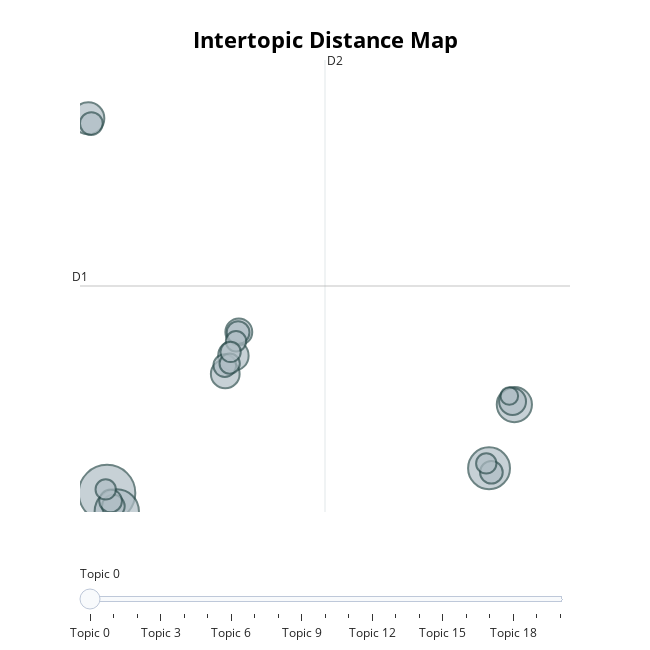

The code cell stored with this chart in its notebook:
### Markdown cell above
# Visualization

### Code cell
# run this cell to visualize the topics
grph2 = topic_model.visualize_topics()
grph2

### Figure 1 — Plotly figure (JSON) as saved in the notebook; plotly's stock layout.template omitted (floating-point values rounded to 4 significant figures)
{"data": [{"customdata": [[0, "states | government | united | congress | public", 31], [1, "states | government | united | congress | public", 19], [2, "america | american | americans | jobs | tonight", 17], [3, "world | new | president | american | america", 12], [4, "government | work | great | public | law", 10], [5, "states | government | congress | united | public", 9], [6, "world | soviet | nations | peace | war", 8], [7, "people | jobs | year | work | american", 7], [8, "government | law | states | gold | united", 7], [9, "bank | public | states | government | country", 5], [10, "federal | tax | people | america | budget", 5], [11, "national | federal | reduction | public | ought", 5], [12, "world | economic | federal | program | freedom", 5], [13, "year | government | states | united | congress", 5], [14, "government | states | public | united | country", 5], [15, "states | government | united | public | law", 4], [16, "america | iraq | americans | people | world", 4], [17, "states | government | united | constitution | congress", 4], [18, "year | states | united | government | great", 4], [19, "information | provision | public | united | proper", 4], [20, "ask | new | world | help | americans", 3]], "hovertemplate": "<b>Topic %{customdata[0]}</b><br>%{customdata[1]}<br>Size: %{customdata[2]}", "legendgroup": "", "marker": {"color": "#B0BEC5", "line": {"color": "DarkSlateGrey", "width": 2}, "size": [31, 19, 17, 12, 10, 9, 8, 7, 7, 5, 5, 5, 5, 5, 5, 4, 4, 4, 4, 4, 3], "sizemode": "area", "sizeref": 0.01937, "symbol": "circle"}, "mode": "markers", "name": "", "orientation": "v", "showlegend": false, "type": "scatter", "x": [-3.056, -2.236, 29.03, 31.16, -4.631, 7.558, 6.875, 31.01, 8.015, -2.524, 29.23, -4.374, 6.837, 7.956, -2.757, 7.246, 28.8, -3.168, 7.781, 7.324, 30.74], "xaxis": "x", "y": [0.684, -0.2092, 1.899, 5.014, 19.02, 7.411, 6.516, 5.165, 8.572, 0.04424, 1.705, 18.76, 6.924, 8.54, 0.3016, 7.02, 2.135, 0.864, 8.114, 7.59, 5.437], "yaxis": "y"}], "layout": {"annotations": [{"showarrow": false, "text": "D1", "x": -5.326, "y": 10.82, "yshift": 10}, {"showarrow": false, "text": "D2", "x": 15.25, "xshift": 10, "y": 21.88}], "height": 650, "hoverlabel": {"bgcolor": "white", "font": {"family": "Rockwell", "size": 16}}, "legend": {"itemsizing": "constant", "tracegroupgap": 0}, "margin": {"t": 60}, "shapes": [{"line": {"color": "#CFD8DC", "width": 2}, "type": "line", "x0": 15.25, "x1": 15.25, "y0": -0.2406, "y1": 21.88}, {"line": {"color": "#9E9E9E", "width": 2}, "type": "line", "x0": -5.326, "x1": 35.83, "y0": 10.82, "y1": 10.82}], "sliders": [{"active": 0, "pad": {"t": 50}, "steps": [{"args": [{"marker.color": [["red", "#B0BEC5", "#B0BEC5", "#B0BEC5", "#B0BEC5", "#B0BEC5", "#B0BEC5", "#B0BEC5", "#B0BEC5", "#B0BEC5", "#B0BEC5", "#B0BEC5", "#B0BEC5", "#B0BEC5", "#B0BEC5", "#B0BEC5", "#B0BEC5", "#B0BEC5", "#B0BEC5", "#B0BEC5", "#B0BEC5"]]}], "label": "Topic 0", "method": "update"}, {"args": [{"marker.color": [["#B0BEC5", "red", "#B0BEC5", "#B0BEC5", "#B0BEC5", "#B0BEC5", "#B0BEC5", "#B0BEC5", "#B0BEC5", "#B0BEC5", "#B0BEC5", "#B0BEC5", "#B0BEC5", "#B0BEC5", "#B0BEC5", "#B0BEC5", "#B0BEC5", "#B0BEC5", "#B0BEC5", "#B0BEC5", "#B0BEC5"]]}], "label": "Topic 1", "method": "update"}, {"args": [{"marker.color": [["#B0BEC5", "#B0BEC5", "red", "#B0BEC5", "#B0BEC5", "#B0BEC5", "#B0BEC5", "#B0BEC5", "#B0BEC5", "#B0BEC5", "#B0BEC5", "#B0BEC5", "#B0BEC5", "#B0BEC5", "#B0BEC5", "#B0BEC5", "#B0BEC5", "#B0BEC5", "#B0BEC5", "#B0BEC5", "#B0BEC5"]]}], "label": "Topic 2", "method": "update"}, {"args": [{"marker.color": [["#B0BEC5", "#B0BEC5", "#B0BEC5", "red", "#B0BEC5", "#B0BEC5", "#B0BEC5", "#B0BEC5", "#B0BEC5", "#B0BEC5", "#B0BEC5", "#B0BEC5", "#B0BEC5", "#B0BEC5", "#B0BEC5", "#B0BEC5", "#B0BEC5", "#B0BEC5", "#B0BEC5", "#B0BEC5", "#B0BEC5"]]}], "label": "Topic 3", "method": "update"}, {"args": [{"marker.color": [["#B0BEC5", "#B0BEC5", "#B0BEC5", "#B0BEC5", "red", "#B0BEC5", "#B0BEC5", "#B0BEC5", "#B0BEC5", "#B0BEC5", "#B0BEC5", "#B0BEC5", "#B0BEC5", "#B0BEC5", "#B0BEC5", "#B0BEC5", "#B0BEC5", "#B0BEC5", "#B0BEC5", "#B0BEC5", "#B0BEC5"]]}], "label": "Topic 4", "method": "update"}, {"args": [{"marker.color": [["#B0BEC5", "#B0BEC5", "#B0BEC5", "#B0BEC5", "#B0BEC5", "red", "#B0BEC5", "#B0BEC5", "#B0BEC5", "#B0BEC5", "#B0BEC5", "#B0BEC5", "#B0BEC5", "#B0BEC5", "#B0BEC5", "#B0BEC5", "#B0BEC5", "#B0BEC5", "#B0BEC5", "#B0BEC5", "#B0BEC5"]]}], "label": "Topic 5", "method": "update"}, {"args": [{"marker.color": [["#B0BEC5", "#B0BEC5", "#B0BEC5", "#B0BEC5", "#B0BEC5", "#B0BEC5", "red", "#B0BEC5", "#B0BEC5", "#B0BEC5", "#B0BEC5", "#B0BEC5", "#B0BEC5", "#B0BEC5", "#B0BEC5", "#B0BEC5", "#B0BEC5", "#B0BEC5", "#B0BEC5", "#B0BEC5", "#B0BEC5"]]}], "label": "Topic 6", "method": "update"}, {"args": [{"marker.color": [["#B0BEC5", "#B0BEC5", "#B0BEC5", "#B0BEC5", "#B0BEC5", "#B0BEC5", "#B0BEC5", "red", "#B0BEC5", "#B0BEC5", "#B0BEC5", "#B0BEC5", "#B0BEC5", "#B0BEC5", "#B0BEC5", "#B0BEC5", "#B0BEC5", "#B0BEC5", "#B0BEC5", "#B0BEC5", "#B0BEC5"]]}], "label": "Topic 7", "method": "update"}, {"args": [{"marker.color": [["#B0BEC5", "#B0BEC5", "#B0BEC5", "#B0BEC5", "#B0BEC5", "#B0BEC5", "#B0BEC5", "#B0BEC5", "red", "#B0BEC5", "#B0BEC5", "#B0BEC5", "#B0BEC5", "#B0BEC5", "#B0BEC5", "#B0BEC5", "#B0BEC5", "#B0BEC5", "#B0BEC5", "#B0BEC5", "#B0BEC5"]]}], "label": "Topic 8", "method": "update"}, {"args": [{"marker.color": [["#B0BEC5", "#B0BEC5", "#B0BEC5", "#B0BEC5", "#B0BEC5", "#B0BEC5", "#B0BEC5", "#B0BEC5", "#B0BEC5", "red", "#B0BEC5", "#B0BEC5", "#B0BEC5", "#B0BEC5", "#B0BEC5", "#B0BEC5", "#B0BEC5", "#B0BEC5", "#B0BEC5", "#B0BEC5", "#B0BEC5"]]}], "label": "Topic 9", "method": "update"}, {"args": [{"marker.color": [["#B0BEC5", "#B0BEC5", "#B0BEC5", "#B0BEC5", "#B0BEC5", "#B0BEC5", "#B0BEC5", "#B0BEC5", "#B0BEC5", "#B0BEC5", "red", "#B0BEC5", "#B0BEC5", "#B0BEC5", "#B0BEC5", "#B0BEC5", "#B0BEC5", "#B0BEC5", "#B0BEC5", "#B0BEC5", "#B0BEC5"]]}], "label": "Topic 10", "method": "update"}, {"args": [{"marker.color": [["#B0BEC5", "#B0BEC5", "#B0BEC5", "#B0BEC5", "#B0BEC5", "#B0BEC5", "#B0BEC5", "#B0BEC5", "#B0BEC5", "#B0BEC5", "#B0BEC5", "red", "#B0BEC5", "#B0BEC5", "#B0BEC5", "#B0BEC5", "#B0BEC5", "#B0BEC5", "#B0BEC5", "#B0BEC5", "#B0BEC5"]]}], "label": "Topic 11", "method": "update"}, {"args": [{"marker.color": [["#B0BEC5", "#B0BEC5", "#B0BEC5", "#B0BEC5", "#B0BEC5", "#B0BEC5", "#B0BEC5", "#B0BEC5", "#B0BEC5", "#B0BEC5", "#B0BEC5", "#B0BEC5", "red", "#B0BEC5", "#B0BEC5", "#B0BEC5", "#B0BEC5", "#B0BEC5", "#B0BEC5", "#B0BEC5", "#B0BEC5"]]}], "label": "Topic 12", "method": "update"}, {"args": [{"marker.color": [["#B0BEC5", "#B0BEC5", "#B0BEC5", "#B0BEC5", "#B0BEC5", "#B0BEC5", "#B0BEC5", "#B0BEC5", "#B0BEC5", "#B0BEC5", "#B0BEC5", "#B0BEC5", "#B0BEC5", "red", "#B0BEC5", "#B0BEC5", "#B0BEC5", "#B0BEC5", "#B0BEC5", "#B0BEC5", "#B0BEC5"]]}], "label": "Topic 13", "method": "update"}, {"args": [{"marker.color": [["#B0BEC5", "#B0BEC5", "#B0BEC5", "#B0BEC5", "#B0BEC5", "#B0BEC5", "#B0BEC5", "#B0BEC5", "#B0BEC5", "#B0BEC5", "#B0BEC5", "#B0BEC5", "#B0BEC5", "#B0BEC5", "red", "#B0BEC5", "#B0BEC5", "#B0BEC5", "#B0BEC5", "#B0BEC5", "#B0BEC5"]]}], "label": "Topic 14", "method": "update"}, {"args": [{"marker.color": [["#B0BEC5", "#B0BEC5", "#B0BEC5", "#B0BEC5", "#B0BEC5", "#B0BEC5", "#B0BEC5", "#B0BEC5", "#B0BEC5", "#B0BEC5", "#B0BEC5", "#B0BEC5", "#B0BEC5", "#B0BEC5", "#B0BEC5", "red", "#B0BEC5", "#B0BEC5", "#B0BEC5", "#B0BEC5", "#B0BEC5"]]}], "label": "Topic 15", "method": "update"}, {"args": [{"marker.color": [["#B0BEC5", "#B0BEC5", "#B0BEC5", "#B0BEC5", "#B0BEC5", "#B0BEC5", "#B0BEC5", "#B0BEC5", "#B0BEC5", "#B0BEC5", "#B0BEC5", "#B0BEC5", "#B0BEC5", "#B0BEC5", "#B0BEC5", "#B0BEC5", "red", "#B0BEC5", "#B0BEC5", "#B0BEC5", "#B0BEC5"]]}], "label": "Topic 16", "method": "update"}, {"args": [{"marker.color": [["#B0BEC5", "#B0BEC5", "#B0BEC5", "#B0BEC5", "#B0BEC5", "#B0BEC5", "#B0BEC5", "#B0BEC5", "#B0BEC5", "#B0BEC5", "#B0BEC5", "#B0BEC5", "#B0BEC5", "#B0BEC5", "#B0BEC5", "#B0BEC5", "#B0BEC5", "red", "#B0BEC5", "#B0BEC5", "#B0BEC5"]]}], "label": "Topic 17", "method": "update"}, {"args": [{"marker.color": [["#B0BEC5", "#B0BEC5", "#B0BEC5", "#B0BEC5", "#B0BEC5", "#B0BEC5", "#B0BEC5", "#B0BEC5", "#B0BEC5", "#B0BEC5", "#B0BEC5", "#B0BEC5", "#B0BEC5", "#B0BEC5", "#B0BEC5", "#B0BEC5", "#B0BEC5", "#B0BEC5", "red", "#B0BEC5", "#B0BEC5"]]}], "label": "Topic 18", "method": "update"}, {"args": [{"marker.color": [["#B0BEC5", "#B0BEC5", "#B0BEC5", "#B0BEC5", "#B0BEC5", "#B0BEC5", "#B0BEC5", "#B0BEC5", "#B0BEC5", "#B0BEC5", "#B0BEC5", "#B0BEC5", "#B0BEC5", "#B0BEC5", "#B0BEC5", "#B0BEC5", "#B0BEC5", "#B0BEC5", "#B0BEC5", "red", "#B0BEC5"]]}], "label": "Topic 19", "method": "update"}, {"args": [{"marker.color": [["#B0BEC5", "#B0BEC5", "#B0BEC5", "#B0BEC5", "#B0BEC5", "#B0BEC5", "#B0BEC5", "#B0BEC5", "#B0BEC5", "#B0BEC5", "#B0BEC5", "#B0BEC5", "#B0BEC5", "#B0BEC5", "#B0BEC5", "#B0BEC5", "#B0BEC5", "#B0BEC5", "#B0BEC5", "#B0BEC5", "red"]]}], "label": "Topic 20", "method": "update"}]}], "title": {"font": {"color": "Black", "size": 22}, "text": "<b>Intertopic Distance Map</b>", "x": 0.5, "xanchor": "center", "y": 0.95, "yanchor": "top"}, "width": 650, "xaxis": {"anchor": "y", "domain": [0, 1], "range": [-5.326, 35.83], "title": {"text": ""}, "visible": false}, "yaxis": {"anchor": "x", "domain": [0, 1], "range": [-0.2406, 21.88], "title": {"text": ""}, "visible": false}}}
